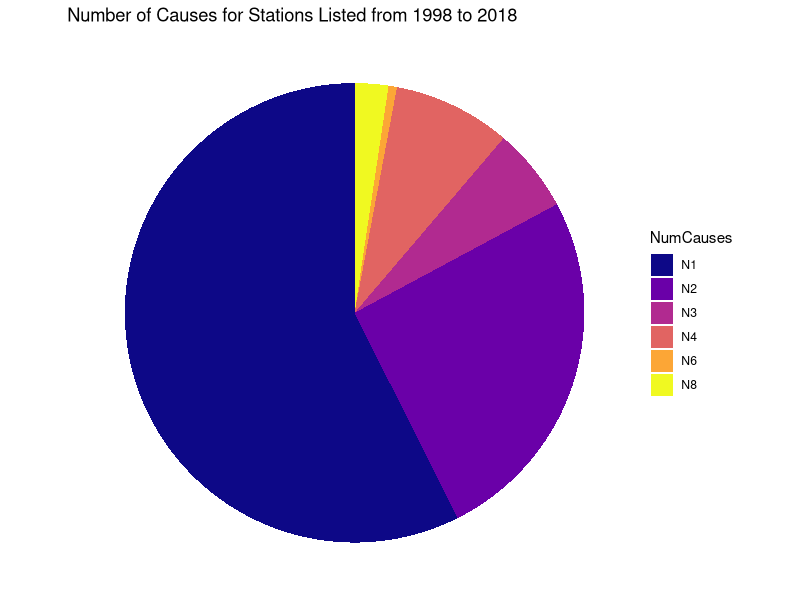
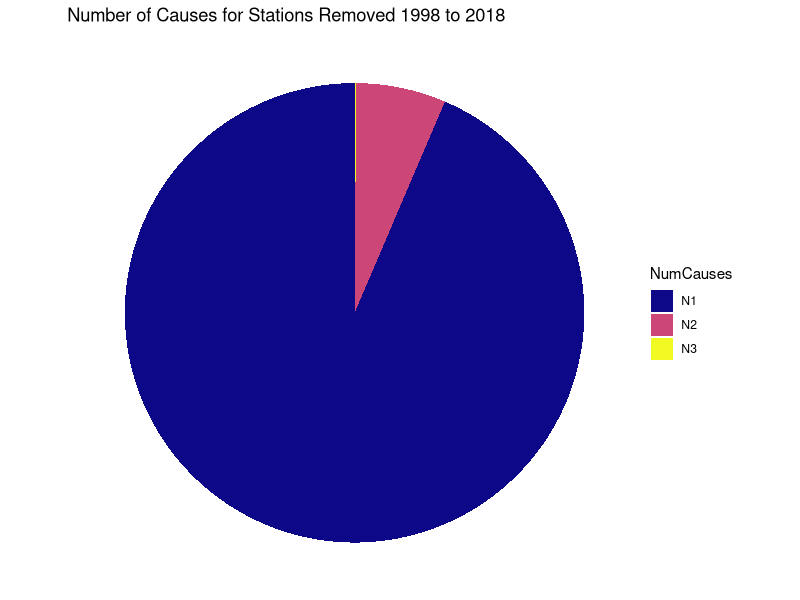
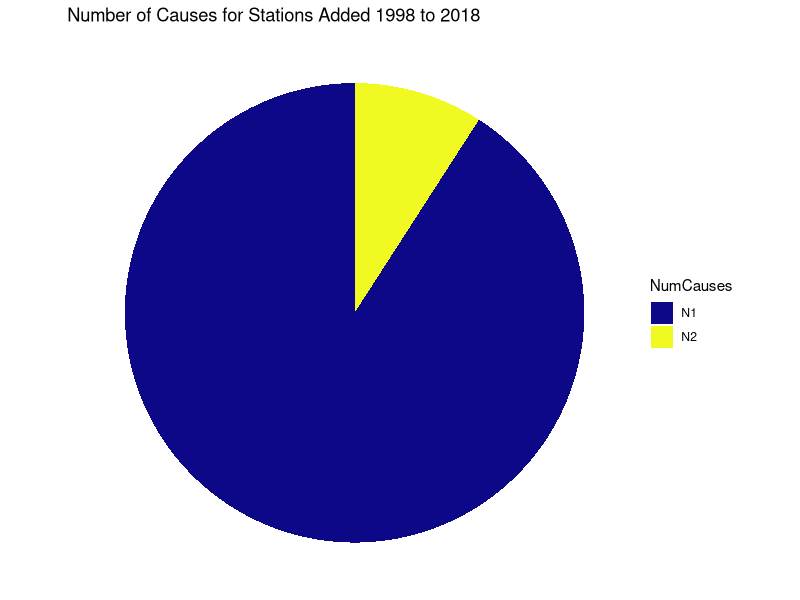

Here is the R script that generated these plots, in order:
# Task 1: General Numbers of the amount of Stations who Improved/Got worse over the
# 20 year period 

# Task 2: Pulling out stations which have two or more causes (and if they
# change over time)

library(tidyverse)
library(readxl)
library(viridisLite)
library(viridis)

data18 <- read_xls("data/2018303d_final.xls")
data08 <- read_xls("data/SC_303d_lists_2006to2016/2008303dfinal020608prtyrk.xls")
data98 <- read_xls("data/SC_303d_lists_1998to2004/1998303dfin_al_rec_only.xls")

summary(data18)
summary(data08)
summary(data98)

# Stations who FAILED to improve from 1998 to 2008
stationsFail98to08 <- inner_join(data98, data08, by = "STATION")
Failed98to08MoreThanOne <- stationsFail98to08 %>% 
  group_by(LOCATION) %>% 
  summarize(count=n())

# Stations who FAILED to improve from 1998 to 2018
stationsFail20yr <- inner_join(stationsFail98to08, data18, by = "STATION")

# Stations who got better and were REMOVED from 1998 to 2018
stationsPass20yr <- data18[!data18$STATION %in% stationsFail20yr$STATION,]

# Stations who were ADDED between 1998 and 2008 
stationsWorse98to08 <- data08[!data08$STATION %in% data98$STATION,]

# Stations who were ADDED between 1998 and 2018
stationsWorse20yr <- data18[!data18$STATION %in% stationsWorse98to08$STATION,]

# NOTE: added stations may just be a function of expanded funding to actual test
# those bodies of water


# Locations that have one or more issue associated with them over the 20 year
# period
Failed98to18MoreThanOne <- stationsFail20yr %>% 
  group_by(LOCATION) %>% 
  summarize(NumCauses=n()) %>%
  group_by(NumCauses) %>%
  summarize(count2 = n())
Failed98to18MoreThanOne$NumCauses <- sub("^", "N", Failed98to18MoreThanOne$NumCauses)
Failed98to18MoreThanOne$Percent <- c(Failed98to18MoreThanOne$count2[1]/sum(Failed98to18MoreThanOne$count2)*100,
                                     Failed98to18MoreThanOne$count2[2]/sum(Failed98to18MoreThanOne$count2)*100,
                                     Failed98to18MoreThanOne$count2[3]/sum(Failed98to18MoreThanOne$count2)*100,
                                     Failed98to18MoreThanOne$count2[4]/sum(Failed98to18MoreThanOne$count2)*100,
                                     Failed98to18MoreThanOne$count2[5]/sum(Failed98to18MoreThanOne$count2)*100,
                                     Failed98to18MoreThanOne$count2[6]/sum(Failed98to18MoreThanOne$count2)*100)

ggplot(Failed98to18MoreThanOne, aes(x= "", y=Percent, fill=NumCauses)) +
  geom_bar(stat="identity", width=1) +
  coord_polar("y", start=0) +
  scale_fill_viridis(option = "C", discrete = TRUE) +
  theme_void() +
  labs(title = "Number of Causes for Stations Listed from 1998 to 2018")

Pass98to18MoreThanOne <- stationsPass20yr %>% 
  group_by(DESCRIPTION) %>% 
  summarize(NumCauses=n()) %>%
  na.omit() %>%
  group_by(NumCauses) %>%
  summarize(count2 = n()) 
Pass98to18MoreThanOne$NumCauses <- sub("^", "N", Pass98to18MoreThanOne$NumCauses)
Pass98to18MoreThanOne$Percent <- c(Pass98to18MoreThanOne$count2[1]/sum(Pass98to18MoreThanOne$count2)*100,
                                     Pass98to18MoreThanOne$count2[2]/sum(Pass98to18MoreThanOne$count2)*100,
                                     Pass98to18MoreThanOne$count2[3]/sum(Pass98to18MoreThanOne$count2)*100)
                                     

ggplot(Pass98to18MoreThanOne, aes(x= "", y=Percent, fill=NumCauses)) +
  geom_bar(stat="identity", width=1) +
  coord_polar("y", start=0) +
  scale_fill_viridis(option = "C", discrete = TRUE) +
  theme_void() +
  labs(title = "Number of Causes for Stations Removed 1998 to 2018")
# They are doing a shit job of removing stations with more than one issue

Add98to18MoreThanOne <- stationsWorse20yr %>% 
  group_by(DESCRIPTION) %>% 
  summarize(NumCauses=n()) %>%
  na.omit() %>%
  group_by(NumCauses) %>%
  summarize(count2 = n()) 
Add98to18MoreThanOne$NumCauses <- sub("^", "N", Add98to18MoreThanOne$NumCauses)
Add98to18MoreThanOne$Percent <- c(Add98to18MoreThanOne$count2[1]/sum(Add98to18MoreThanOne$count2)*100,
                                   Add98to18MoreThanOne$count2[2]/sum(Add98to18MoreThanOne$count2)*100)


ggplot(Add98to18MoreThanOne, aes(x= "", y=Percent, fill=NumCauses)) +
  geom_bar(stat="identity", width=1) +
  coord_polar("y", start=0) +
  scale_fill_viridis(option = "C", discrete = TRUE) +
  theme_void() +
  labs(title = "Number of Causes for Stations Added 1998 to 2018")
